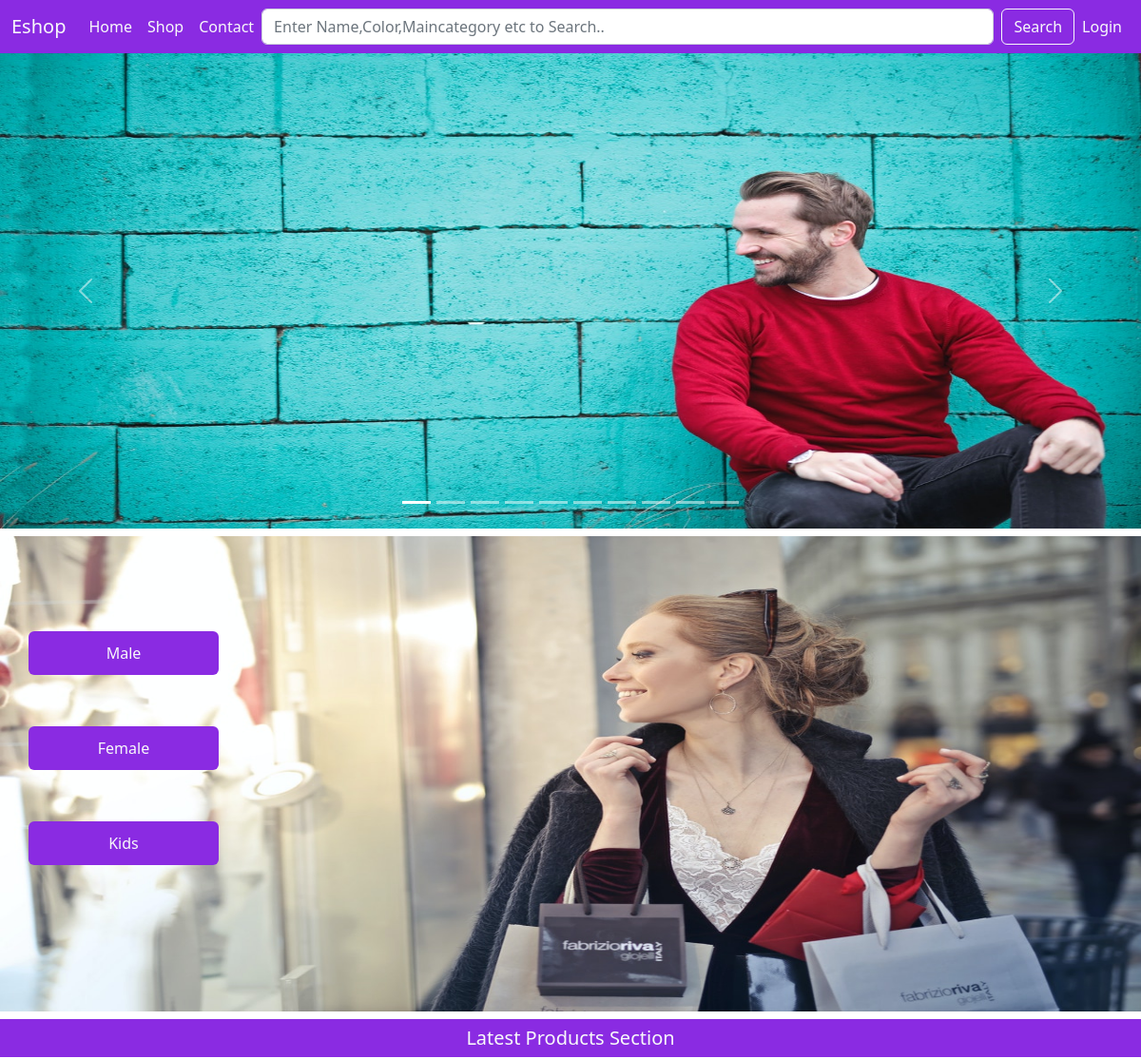
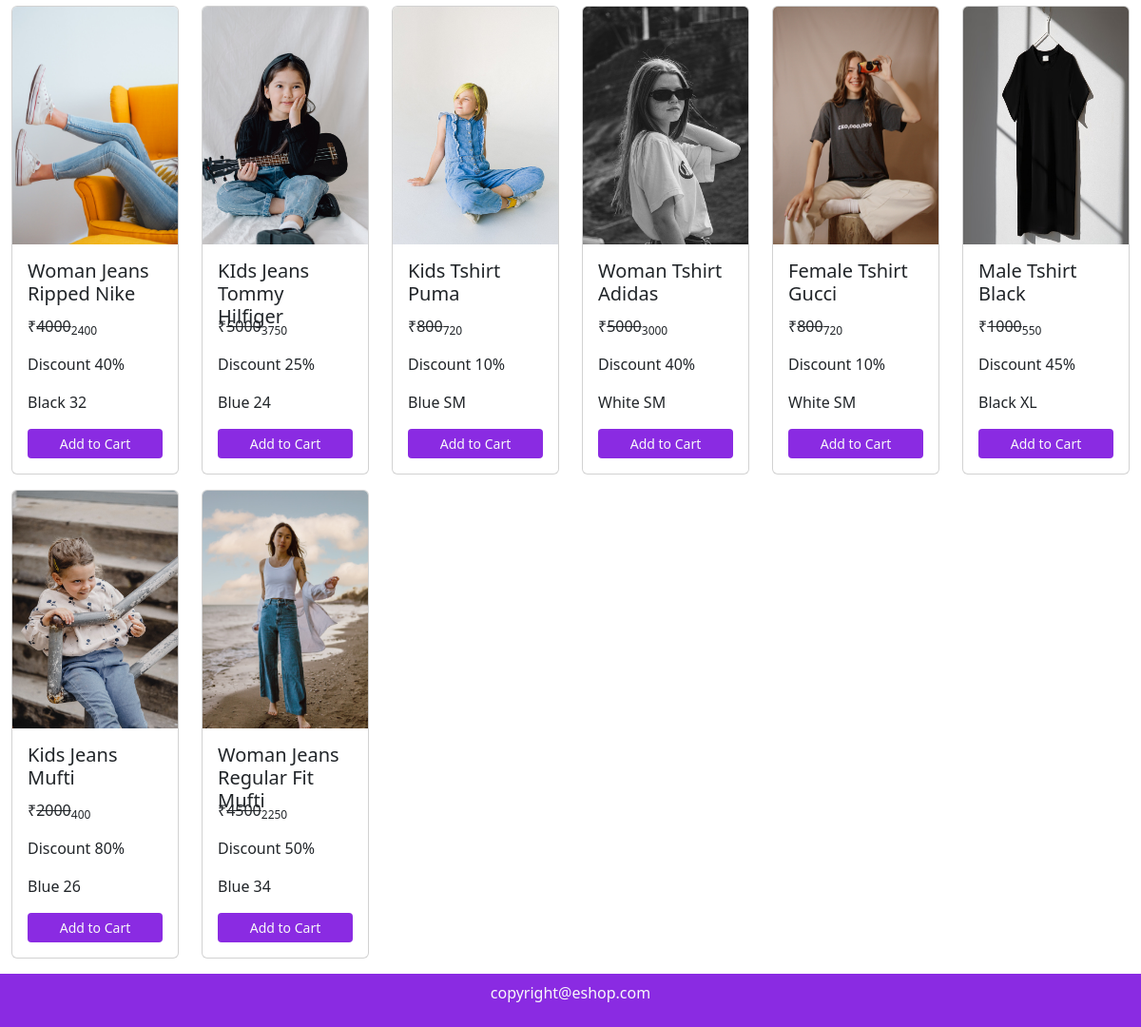
The page / on the database its author committed (2 pictures, top to bottom).
### mainApp/models.py (models this page shows, shortened)
class Product(models.Model):
    id = models.AutoField(primary_key=True)
    name = models.CharField(max_length=50)
    maincategory = models.ForeignKey(Maincategory,on_delete=models.CASCADE)
    subcategory = models.ForeignKey(Subcategory,on_delete=models.CASCADE)
    brand = models.ForeignKey(Brand,on_delete=models.CASCADE)
    color = models.CharField(max_length=20)
    size = models.CharField(max_length=20)
    stock = models.CharField(max_length=20,default="In Stock",null=True,blank=True)
    description = models.TextField()
    baseprice = models.IntegerField()
    discount = models.IntegerField(default=0,null=True,blank=True)
    finalprice = models.IntegerField()
    pic1 = models.ImageField(upload_to="uploads",default="",null=True,blank=True)
    pic2 = models.ImageField(upload_to="uploads",default="",null=True,blank=True)
    pic3 = models.ImageField(upload_to="uploads",default="",null=True,blank=True)
    pic4 = models.ImageField(upload_to="uploads",default="",null=True,blank=True)

### mainApp/views.py (the view)
# urls.py: path('',views.home),
def home(Request):
    data = Product.objects.all().order_by('id').reverse()[:8]
    return render(Request, "index.html", {'data': data})

### mainApp/templates/index.html (shortened to what this page needs)
{% load static %}
<!DOCTYPE html>
<html lang="en">
<head>
    <link href="https://cdn.jsdelivr.net/npm/bootstrap@5.2.2/dist/css/bootstrap.min.css" rel="stylesheet"
>
    <link rel="stylesheet" href="https://cdn.jsdelivr.net/npm/bootstrap-icons@1.3.0/font/bootstrap-icons.css">
    <link rel="stylesheet" href="{% static 'css/style.css'%}">
</head>
<body>
    <nav class="navbar navbar-expand-lg background sticky-top">
        <div class="container-fluid">
            <a class="navbar-brand text-light" href="/">Eshop</a>
            <div class="collapse navbar-collapse" id="navbarSupportedContent">
                <ul class="navbar-nav me-auto mb-2 mb-lg-0">
                    <li class="nav-item">
                        <a class="nav-link text-light active" aria-current="page" href="/">Home</a>
                    </li>
                    <li class="nav-item">
                        <a class="nav-link text-light" href="/shop/All/All/All">Shop</a>
                    </li>
                    <li class="nav-item">
                        <a class="nav-link text-light" href="/contact/">Contact</a>
                    </li>
                </ul>
                <form class="d-flex w-100" role="search" action="/search/" method="post">
                    <input class="form-control me-2" name="search" type="search" placeholder="Enter Name,Color,Maincategory etc to Search.." aria-label="Search">
                    <button class="btn btn-outline-light" type="submit">Search</button>
                </form>
                <ul class="navbar-nav me-auto mb-2 mb-lg-0">
                    {% if request.user.is_authenticated %}
                    <li class="nav-item dropdown">
                        <a class="nav-link text-light dropdown-toggle" href="#" role="button" data-bs-toggle="dropdown"
                            aria-expanded="false">
                            {{request.user.username}}
                        </a>
                        <ul class="dropdown-menu">
                            <li><a class="dropdown-item" href="/profile">Profile</a></li>
                            <li><a class="dropdown-item" href="/cart">Cart</a></li>
                            <li>
                                <hr class="dropdown-divider">
                            </li>
                            <li><a class="dropdown-item" href="/logout">Logout</a></li>
                        </ul>
                    </li>
                    {% else %}
                    <li class="nav-item">
                        <a class="nav-link text-light" href="/login/">Login</a>
                    </li>
                    {% endif %}
                </ul>
            </div>
        </div>
    </nav>
    {% block content %}
    <div id="carouselExampleIndicators" class="carousel slide" data-bs-ride="true">
        <div class="carousel-indicators">
            <button type="button" data-bs-target="#carouselExampleIndicators" data-bs-slide-to="0" class="active"
                aria-current="true" aria-label="Slide 1"></button>
            <button type="button" data-bs-target="#carouselExampleIndicators" data-bs-slide-to="1"
                aria-label="Slide 2"></button>
            <button type="button" data-bs-target="#carouselExampleIndicators" data-bs-slide-to="2"
                aria-label="Slide 3"></button>
            <button type="button" data-bs-target="#carouselExampleIndicators" data-bs-slide-to="3"
                aria-label="Slide 4"></button>
            <button type="button" data-bs-target="#carouselExampleIndicators" data-bs-slide-to="4"
                aria-label="Slide 5"></button>
            <button type="button" data-bs-target="#carouselExampleIndicators" data-bs-slide-to="5"
                aria-label="Slide 6"></button>
            <button type="button" data-bs-target="#carouselExampleIndicators" data-bs-slide-to="6"
                aria-label="Slide 7"></button>
            <button type="button" data-bs-target="#carouselExampleIndicators" data-bs-slide-to="7"
                aria-label="Slide 8"></button>
            <button type="button" data-bs-target="#carouselExampleIndicators" data-bs-slide-to="8"
                aria-label="Slide 9"></button>
            <button type="button" data-bs-target="#carouselExampleIndicators" data-bs-slide-to="9"
                aria-label="Slide 10"></button>
        </div>
        <div class="carousel-inner">
            <div class="carousel-item active">
                <img src="{% static 'images/banner1.jpg'%}" height="500px" class="d-block w-100" alt="...">
            </div>
        </div>
        <button class="carousel-control-prev" type="button" data-bs-target="#carouselExampleIndicators"
            data-bs-slide="prev">
            <span class="carousel-control-prev-icon" aria-hidden="true"></span>
        </button>
        <button class="carousel-control-next" type="button" data-bs-target="#carouselExampleIndicators"
            data-bs-slide="next">
            <span class="carousel-control-next-icon" aria-hidden="true"></span>
        </button>
    </div>
    <div class="banner-section mt-2">
        <img src="{% static 'images/banner2.jpg'%}" width="100%" height="500px" alt="">
        <a href="/shop/Male/All/All" class="btn background text-light banner-btn" id="banner-btn1">Male</a>
        <a href="/shop/Female/All/All" class="btn background text-light banner-btn" id="banner-btn2">Female</a>
        <a href="/shop/Kids/All/All" class="btn background text-light banner-btn" id="banner-btn3">Kids</a>
    </div>
    <h5 class="background text-center text-light p-2 my-2">Latest Products Section</h5>
    <div class="container-fluid">
        <div class="row">
            {% for i in data %}
            <div class="col-xl-2 col-lg-3 col-md-4 col-sm-6 col-12 mb-3">
                <div class="card">
                    <img src="{{i.pic1.url}}" height="250px" class="card-img-top" alt="...">
                    <div class="card-body">
                        <h5 class="card-title">{{i.name}}</h5>
                        <p class="card-text">&#8377;<del>{{i.baseprice}}</del><sub>{{i.finalprice}}</sub></p>
                        <p class="card-text">Discount {{i.discount}}%</p>
                        <p class="card-text">{{i.color}} {{i.size}}</p>
                        <a href="/single-product/{{i.id}}" class="btn background text-light w-100 btn-sm">Add to Cart</a>
                    </div>
                </div>
            </div>
            {% endfor %}
        </div>
    </div>
    {% endblock %}
    <footer class="background text-light text-center p-2">
        <p>copyright@eshop.com</p>
    </footer>
</body>
</html>

### mainApp/static/css/style.css (style rules this page uses)
.background { background-color: blueviolet; }
.banner-section { position: relative; }
.banner-btn { width: 200px; position: absolute; left: 30px; padding: 10px; }
#banner-btn1 { top: 20%; }
#banner-btn2 { top: 40%; }
#banner-btn3 { top: 60%; }
.card-title { height: 50px; }

### rows shown on the page
Product: pic1 (picture), name "Woman Jeans Ripped Nike", baseprice "4000", finalprice "2400", discount "40", color "Black", size "32"
Product: pic1 (picture), name "KIds Jeans Tommy Hilfiger", baseprice "5000", finalprice "3750", discount "25", color "Blue", size "24"
Product: pic1 (picture), name "Kids Tshirt Puma", baseprice "800", finalprice "720", discount "10", color "Blue", size "SM"
Product: pic1 (picture), name "Woman Tshirt Adidas", baseprice "5000", finalprice "3000", discount "40", color "White", size "SM"
Product: pic1 (picture), name "Female Tshirt Gucci", baseprice "800", finalprice "720", discount "10", color "White", size "SM"
Product: pic1 (picture), name "Male Tshirt Black", baseprice "1000", finalprice "550", discount "45", color "Black", size "XL"
Product: pic1 (picture), name "Kids Jeans Mufti", baseprice "2000", finalprice "400", discount "80", color "Blue", size "26"
Product: pic1 (picture), name "Woman Jeans Regular Fit Mufti", baseprice "4500", finalprice "2250", discount "50", color "Blue", size "34"
